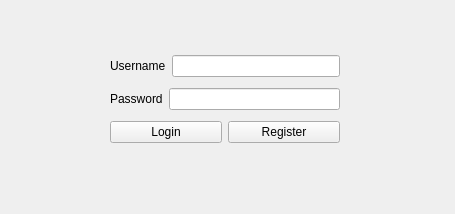
<?xml version="1.0" encoding="UTF-8"?>
<ui version="4.0">
 <class>Form</class>
 <widget class="QWidget" name="Form">
  <property name="geometry">
   <rect>
    <x>0</x>
    <y>0</y>
    <width>455</width>
    <height>214</height>
   </rect>
  </property>
  <property name="windowTitle">
   <string>Form</string>
  </property>
  <widget class="QWidget" name="verticalLayoutWidget">
   <property name="geometry">
    <rect>
     <x>110</x>
     <y>50</y>
     <width>230</width>
     <height>100</height>
    </rect>
   </property>
   <layout class="QVBoxLayout" name="verticalLayout">
    <item>
     <layout class="QHBoxLayout" name="horizontalLayout_5">
      <item>
       <widget class="QLabel" name="username">
        <property name="text">
         <string>Username</string>
        </property>
       </widget>
      </item>
      <item>
       <widget class="QLineEdit" name="username_text"/>
      </item>
     </layout>
    </item>
    <item>
     <layout class="QHBoxLayout" name="horizontalLayout_3">
      <item>
       <widget class="QLabel" name="password">
        <property name="text">
         <string>Password</string>
        </property>
       </widget>
      </item>
      <item>
       <widget class="QLineEdit" name="password_text">
        <property name="echoMode">
         <enum>QLineEdit::Password</enum>
        </property>
       </widget>
      </item>
     </layout>
    </item>
    <item>
     <layout class="QHBoxLayout" name="horizontalLayout_4">
      <item>
       <widget class="QPushButton" name="login">
        <property name="text">
         <string>Login</string>
        </property>
       </widget>
      </item>
      <item>
       <widget class="QPushButton" name="register">
        <property name="text">
         <string>Register</string>
        </property>
       </widget>
      </item>
     </layout>
    </item>
   </layout>
  </widget>
 </widget>
 <resources/>
 <connections/>
</ui>
